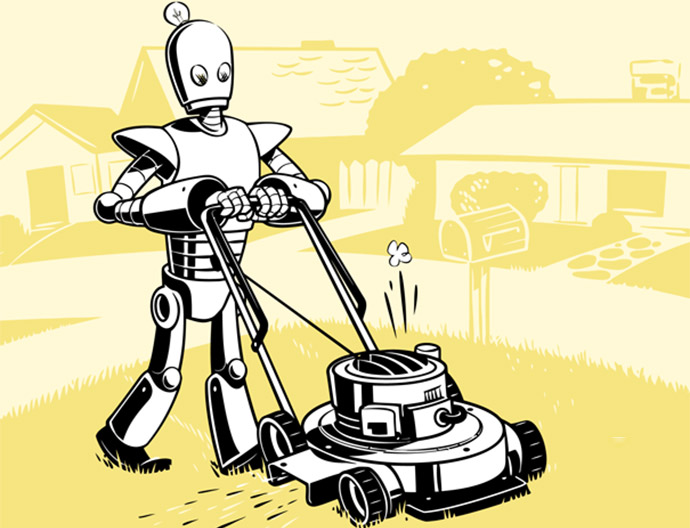
#> input picture robot.jpg, 690 x 528 px
$ python mainFile.py --file robot.jpg
#> lines starting #> are read from the running program, lines starting #| are printed output that depends on the picture
import sys,random, argparse
import numpy as np
import math

from PIL import Image


# 70 levels of gray

gscale1 = "$@B%8&WM#*oahkbdpqwmZO0QLCJUYXzcvunxrjft/\|()1{}[]?-_+~<>i!lI;:,\"^`'. "

# 10 levels of gray

gscale2 = '@%#*+=-:. '


def getAverageL(image):
    # get the image as a numpy array
    im = np.array(image)
    # get the dimensions
    w, h = im.shape
    # get the getAverage
    return np.average(im.reshape(w*h))

def covertImageToAscii(fileName, cols, scale, moreLevels):

    """

    Given Image and dims (rows, cols) returns an m*n list of Images

    """
#> called with fileName = 'robot.jpg', cols = 80, scale = 0.43, moreLevels = False

    # declare globals

    global gscale1, gscale2

    # open image and convert to grayscale

    image = Image.open(fileName).convert('L')
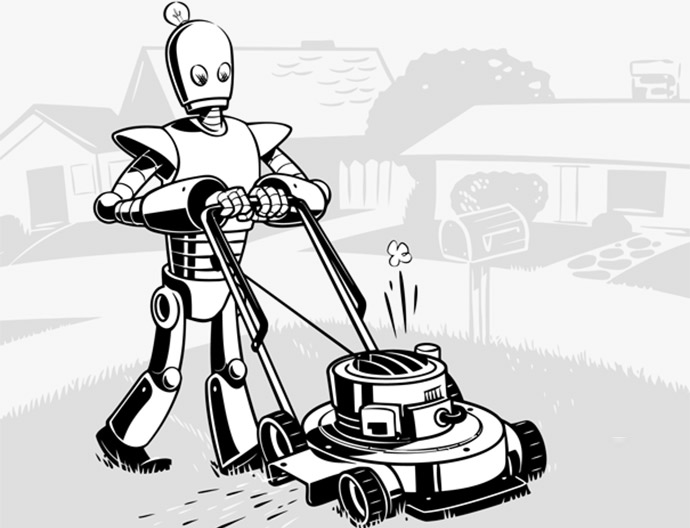
#> image: PIL image 690x528 L; min 0, max 255, mean 209.1

    # store dimensions

    W, H = image.size[0], image.size[1]
#> W = 690; H = 528

    print("input image dims: %d x %d" % (W, H))
#| input image dims: 690 x 528

    # compute width of tile

    w = W/cols
#> w = 8.62

    # compute tile height based on aspect ratio and scale

    h = w/scale
#> h = 20.06

    # compute number of rows

    rows = int(H/h)
#> rows = 26


    print("cols: %d, rows: %d" % (cols, rows))
#| cols: 80, rows: 26

    print("tile dims: %d x %d" % (w, h))
#| tile dims: 8 x 20


    # check if image size is too small

    if cols > W or rows > H:

        print("Image too small for specified cols!")

        exit(0)

    #an ASCII image is a list of cahracter string
    aimg = []

    #generate the list of tile dimensions
    for j in range(rows):
        y1 = int(j*h)
        y2 = int((j+1)*h)
        # correct the last tile
        if j == rows-1:
            y2 = H
        #append an empty string
        aimg.append("")
        for i in range(cols):
            # crop the image to fit the title
            x1 = int(i*w)
            x2 = int((i+1)*w)
            #correct the last title
            if i == cols-1:
                x2 = W
            #crop the image to extract the tile into another Iamge object
            img = image.crop((x1,y1,x2,y2))
            #get the average luminance
            avg = int(getAverageL(img))
            #look up the ASCII caharacter for grayscale value(avg)
            if moreLevels:
                gsval = gscale1[int((avg*69)/255)]
            else:
                gsval = gscale2[int((avg*9)/255)]
            # append the ASCII cahracter to the string
            aimg[j] += gsval
    return aimg
# main() function
def main():
    #create parser
    descStr = "This program converts an image into ASCII art."
    parser = argparse.ArgumentParser(description=descStr)
    #add expected ARguments
    parser.add_argument('--file', dest='imgFile', required=True)
    parser.add_argument('--scale', dest='scale', required=False)
    parser.add_argument('--out', dest='outFile', required=False)
    parser.add_argument('--cols', dest='cols', required=False)
    parser.add_argument('--morelevels', dest='moreLevels', action='store_true')

    #parse ARguments
    args = parser.parse_args()

    imgFile = args.imgFile
    #set output fileName
    outFile = 'out.txt'
    if args.outFile:
        outFile = args.outFile
    # set scale default as 0.43
    scale = 0.43
    if args.scale:
        scale = float(args.scale)
    # set cols
    cols = 80
    if args.cols:
        cols = int(args.cols)

    print("generating ASCII art...")
    #convert img to text
    aimg = covertImageToAscii(imgFile, cols, scale, args.moreLevels)

    #open a fileName
    f = open(outFile, 'w')
    #write each string in the list to the new fileName
    for row in aimg:
        f.write(row + '\n')
#> this loop made 26 passes
        #clean up
    f.close()
    print("ASCII art written to %s" % outFile)

#call
if __name__ == '__main__':
    main()
